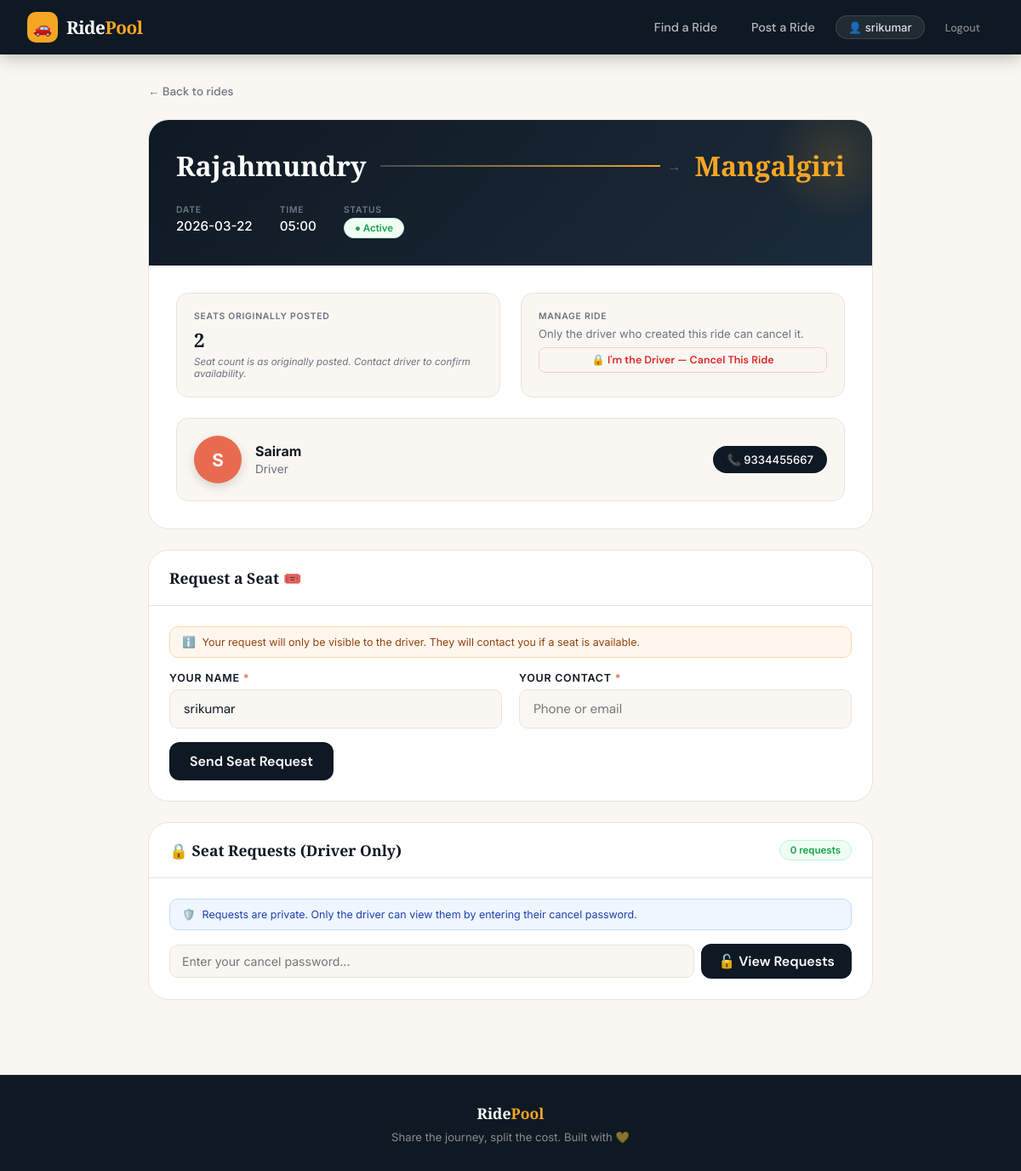
Page /ride/6 (signed in) on the committed database.
### tables this page shows
CREATE TABLE users (
            id INTEGER PRIMARY KEY AUTOINCREMENT,
            username TEXT NOT NULL UNIQUE,
            password_hash TEXT NOT NULL,
            created_at TIMESTAMP DEFAULT CURRENT_TIMESTAMP
        );

CREATE TABLE rides (
            id INTEGER PRIMARY KEY AUTOINCREMENT,
            user_id INTEGER NOT NULL,
            driver_name TEXT NOT NULL,
            source TEXT NOT NULL,
            destination TEXT NOT NULL,
            date TEXT NOT NULL,
            time TEXT NOT NULL,
            seats_available INTEGER NOT NULL,
            contact TEXT NOT NULL,
            cancel_password TEXT NOT NULL,
            is_active INTEGER DEFAULT 1,
            created_at TIMESTAMP DEFAULT CURRENT_TIMESTAMP,
            FOREIGN KEY (user_id) REFERENCES users (id)
        );

### app.py (the view)
@app.route('/ride/<int:id>')
@login_required
def ride_detail(id):
    conn = get_db_connection()
    ride = conn.execute('SELECT * FROM rides WHERE id = ?', (id,)).fetchone()
    if ride is None:
        conn.close()
        return "Ride not found", 404
    request_count = conn.execute(
        'SELECT COUNT(*) as cnt FROM requests WHERE ride_id = ?', (id,)
    ).fetchone()['cnt']
    is_owner = ('user_id' in session and session['user_id'] == ride['user_id'])
    requests_list = []
    if is_owner:
        requests_list = conn.execute(
            'SELECT * FROM requests WHERE ride_id = ? ORDER BY created_at ASC', (id,)
        ).fetchall()
        requests_list = [dict(r) for r in requests_list]
    my_request = None
    if 'user_id' in session and not is_owner:
        my_request = conn.execute(
            'SELECT * FROM requests WHERE ride_id = ? AND user_id = ?',
            (id, session['user_id'])
        ).fetchone()
        if my_request:
            my_request = dict(my_request)
    conn.close()
    return render_template('ride_detail.html',
                           ride=ride,
                           request_count=request_count,
                           is_owner=is_owner,
                           requests_list=requests_list,
                           my_request=my_request)

### app.py (called while the page is built)
def get_db_connection():
    conn = sqlite3.connect('carpool.db')
    conn.row_factory = sqlite3.Row
    return conn

def login_required(f):
    @wraps(f)
    def decorated(*args, **kwargs):
        if 'user_id' not in session:
            flash('Please log in first.', 'error')
            return redirect(url_for('login'))
        return f(*args, **kwargs)
    return decorated

def get_current_user():
    if 'user_id' not in session:
        return None
    conn = get_db_connection()
    user = conn.execute('SELECT * FROM users WHERE id = ?', (session['user_id'],)).fetchone()
    conn.close()
    return user

@app.context_processor
def inject_user():
    return dict(current_user=get_current_user())

### templates/ride_detail.html (shortened to what this page needs)
{% extends 'base.html' %}
{% block content %}
<div class="detail-wrap page-enter">
    <a class="back-btn" href="{{ url_for('index') }}">← Back to rides</a>
    <div class="detail-card fade-up">
      <div class="detail-header">
        <div class="detail-route">
          <div class="detail-city">{{ ride['source'] }}</div>
          <div class="detail-arrow">
            <div class="arrow-line"></div>
            <span>→</span>
          </div>
          <div class="detail-city dest">{{ ride['destination'] }}</div>
        </div>
        <div class="detail-meta-row">
          <div class="detail-meta-item">
            <span class="detail-meta-label">Date</span>
            <span class="detail-meta-val">{{ ride['date'] }}</span>
          </div>
          <div class="detail-meta-item">
            <span class="detail-meta-label">Time</span>
            <span class="detail-meta-val">{{ ride['time'] }}</span>
          </div>
          <div class="detail-meta-item">
            <span class="detail-meta-label">Status</span>
            {% if ride['is_active'] %}
                <span class="status-badge active">● Active</span>
            {% else %}
                <span class="status-badge closed">● Closed</span>
            {% endif %}
          </div>
        </div>
      </div>
      <div class="detail-body">
        <div class="detail-grid">
          <div class="info-block">
            <div class="info-block-label">Seats Originally Posted</div>
            <div class="info-block-val seats">{{ ride['seats_available'] }}</div>
            <div class="seats-note">Seat count is as originally posted. Contact driver to confirm availability.</div>
          </div>
          {% if ride['is_active'] %}
          <div class="info-block" style="display:flex; flex-direction:column; justify-content:space-between;">
            <div>
              <div class="info-block-label">Manage Ride</div>
              <div style="font-size:0.82rem; color:var(--muted); margin-bottom:8px;">Only the driver who created this ride can cancel it.</div>
            </div>
            <button type="button" class="close-ride-btn" id="toggle-cancel-btn" onclick="document.getElementById('cancel-form').style.display='flex'; this.style.display='none';" style="margin-bottom: 8px;">🔒 I'm the Driver — Cancel This Ride</button>
          </div>
          {% endif %}
          <div class="driver-card">
            {% set initials = (ride['driver_name'].split(' ')[0][0] ~ (ride['driver_name'].split(' ')[1][0] if ride['driver_name'].split(' ')|length > 1 else '')) | upper %}
            <div class="driver-avatar-lg av-{{ (ride['id'] % 5) + 1 }}">{{ initials }}</div>
            <div class="driver-details">
              <strong>{{ ride['driver_name'] }}</strong>
              <span>Driver</span>
            </div>
            <div class="contact-chip">📞 {{ ride['contact'] }}</div>
          </div>
        </div>
      </div>
    </div>
    <div class="section-card fade-up" style="animation-delay: 0.1s;">
      <div class="section-card-header">
        <div class="section-card-title">Request a Seat 🎟️</div>
      </div>
      <div class="section-card-body">
        {% if my_request %}
            <div class="my-request-status-card">
              <div class="my-request-header">Your Seat Request</div>
              <div class="my-request-details">
                <div class="my-request-info">
                  <div><strong>Name:</strong> {{ my_request.passenger_name }}</div>
                  <div><strong>Contact:</strong> {{ my_request.passenger_contact }}</div>
                </div>
                <div class="my-request-badge-wrap">
                  {% if my_request.status == 'accepted' %}
                    <div class="my-request-status-badge my-req-accepted">
                      <span class="my-req-icon">✅</span>
                      <div>
                        <div class="my-req-label">Accepted</div>
                        <div class="my-req-hint">The driver accepted your request. Contact them for details!</div>
                      </div>
                    </div>
                  {% elif my_request.status == 'rejected' %}
                    <div class="my-request-status-badge my-req-rejected">
                      <span class="my-req-icon">❌</span>
                      <div>
                        <div class="my-req-label">Rejected</div>
                        <div class="my-req-hint">Unfortunately, the driver couldn't accommodate your request.</div>
                      </div>
                    </div>
                  {% else %}
                    <div class="my-request-status-badge my-req-pending">
                      <span class="my-req-icon">⏳</span>
                      <div>
                        <div class="my-req-label">Pending</div>
                        <div class="my-req-hint">Waiting for the driver to respond. Hang tight!</div>
                      </div>
                    </div>
                  {% endif %}
                </div>
              </div>
            </div>
        {% elif ride['is_active'] and not is_owner %}
            <div class="privacy-notice">
            ℹ️ <span>Your request will only be visible to the driver. They will contact you if a seat is available.</span>
            </div>
            <form action="{{ url_for('request_seat', id=ride['id']) }}" method="post">
                <div class="form-grid" style="margin-bottom:1rem;">
                <div class="form-group">
                    <label>Your Name <span style="color:var(--terra)">*</span></label>
                    <input type="text" class="form-control" name="passenger_name" value="{{ current_user['username'] if current_user else '' }}" placeholder="Passenger name" required />
                </div>
                <div class="form-group">
                    <label>Your Contact <span style="color:var(--terra)">*</span></label>
                    <input type="text" class="form-control" name="passenger_contact" placeholder="Phone or email" required />
                </div>
                </div>
                <button type="submit" class="submit-btn" style="width: auto; padding: 12px 24px;">Send Seat Request</button>
            </form>
        {% elif not ride['is_active'] %}
            <div class="privacy-notice" style="background:#f1f5f9; border-color:#cbd5e1; color:#334155;">
                🔒 <span>This ride is no longer active and is not accepting new requests.</span>
            </div>
        {% elif is_owner %}
            <div class="privacy-notice" style="background:#EFF6FF; border-color:#BFDBFE; color:#1E40AF;">
                ℹ️ <span>This is your ride. Passengers can request seats from this page.</span>
            </div>
        {% endif %}
      </div>
    </div>
    <div class="section-card fade-up" style="animation-delay: 0.2s;">
      <div class="section-card-header">
        <div class="section-card-title">
          {% if is_owner %}
            📋 Seat Requests
          {% else %}
            🔒 Seat Requests (Driver Only)
          {% endif %}
        </div>
        <span class="status-badge active">{{ request_count }} request{{ 's' if request_count != 1 }}</span>
      </div>
      <div class="section-card-body">
        {% if is_owner %}
          <div class="privacy-notice" style="background:#F0FDF4; border-color:#BBF7D0; color:#16A34A;">
            ✅ <span>You are the driver. Manage your requests below.</span>
          </div>
          <div id="owner-requests-list">
            {% if requests_list %}
              {% for req in requests_list %}
                <div class="request-item fade-up" id="request-item-{{ req.id }}" data-status="{{ req.status }}">
                  {% set parts = req.passenger_name.split(' ') %}
                  {% set initial = (parts[0][0] ~ (parts[1][0] if parts|length > 1 else '')) | upper %}
                  <div class="req-avatar">{{ initial }}</div>
                  <div class="req-info">
                    <div class="req-name">{{ req.passenger_name }}</div>
                    <div class="req-contact">{{ req.passenger_contact }}</div>
                  </div>
                  <div class="req-actions" id="req-actions-{{ req.id }}">
                    {% if req.status == 'pending' %}
                      <button class="req-accept-btn" onclick="handleRequest({{ ride['id'] }}, {{ req.id }}, 'accept')" title="Accept">✅ Accept</button>
                      <button class="req-reject-btn" onclick="handleRequest({{ ride['id'] }}, {{ req.id }}, 'reject')" title="Reject">❌ Reject</button>
                    {% elif req.status == 'accepted' %}
                      <span class="req-status-badge accepted">✅ Accepted</span>
                    {% elif req.status == 'rejected' %}
                      <span class="req-status-badge rejected">❌ Rejected</span>
                    {% endif %}
                  </div>
                </div>
              {% endfor %}
            {% else %}
              <div style="text-align:center; padding:1.5rem; color:var(--muted); font-size:0.9rem;">
                No requests yet. Share the link so passengers can find your ride!
              </div>
            {% endif %}
          </div>
        {% else %}
          <div class="privacy-notice" style="background:#EFF6FF; border-color:#BFDBFE; color:#1E40AF;">
            🛡️ <span>Requests are private. Only the driver can view them by entering their cancel password.</span>
          </div>
          <div id="requests-locked">
            <form id="view-requests-form" style="display:flex; gap:8px; flex-wrap:wrap; align-items:center;">
              <input type="password" id="view-requests-pwd" required placeholder="Enter your cancel password..." style="flex:1; padding:10px 14px; border:1.5px solid var(--border); border-radius:10px; font-size:0.88rem; font-family:inherit; background:var(--cream); transition: border-color 0.2s;">
              <button type="submit" class="submit-btn" style="width:auto; padding:10px 20px; margin-top:0;">🔓 View Requests</button>
            </form>
          </div>
        {% endif %}
      </div>
    </div>
</div>
{% endblock %}

### templates/base.html (shortened to what this page needs)
<!DOCTYPE html>
<html lang="en">
<head>
    <link rel="stylesheet" href="{{ url_for('static', filename='styles.css') }}">
</head>
<body>
<nav>
    <a href="{{ url_for('index') }}" class="logo">
        <div class="logo-icon">🚗</div>
        <span class="logo-text">Ride<span>Pool</span></span>
    </a>
    <div class="nav-links">
        <a href="{{ url_for('index') }}" class="nav-link {% if request.endpoint == 'index' %}active{% endif %}">Find a Ride</a>
        <a href="{{ url_for('post_ride') }}" class="nav-link {% if request.endpoint == 'post_ride' %}active{% endif %}">Post a Ride</a>
        {% if current_user %}
            <div class="nav-user">
                <span class="nav-user-badge">👤 {{ current_user['username'] }}</span>
                <a href="{{ url_for('logout') }}" class="nav-link nav-logout">Logout</a>
            </div>
        {% else %}
            <a href="{{ url_for('login') }}" class="nav-link {% if request.endpoint == 'login' %}active{% endif %}">Login</a>
            <a href="{{ url_for('register') }}" class="nav-link nav-register {% if request.endpoint == 'register' %}active{% endif %}">Register</a>
        {% endif %}
    </div>
</nav>
{% block content %}{% endblock %}
<footer class="site-footer">
  <div class="footer-brand">Ride<span>Pool</span></div>
  <div>Share the journey, split the cost. Built with 💛</div>
</footer>
</body>
</html>

### rows in the picture
users: username "srikumar", passenger_name "srikumar"
rides: source "Rajahmundry", destination "Mangalgiri", date "2026-03-22", time "05:00", seats_available "2", driver_name "Sairam", contact "9334455667"

### other values in the picture
{{ initials }} "S"
{{ request_count }} "0"
{{ 's' if request_count != 1 }} "s"
